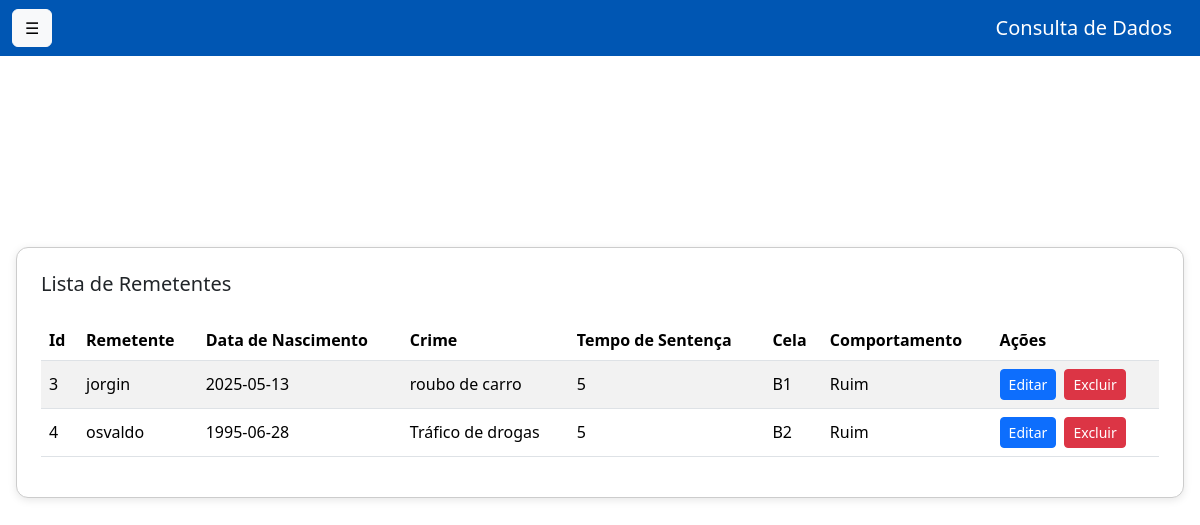
Before: /consulta with the older database file.
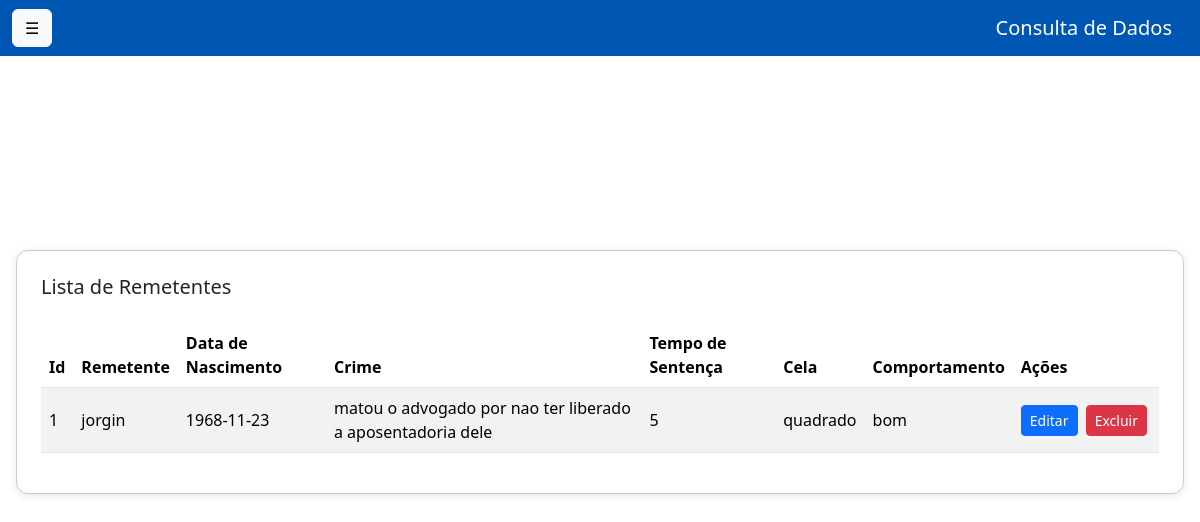
After: the same page with the newer database file.
### tables this page shows
CREATE TABLE Remetentes (
    id INTEGER PRIMARY KEY AUTOINCREMENT,
    remetente TEXT NOT NULL,
    data_nascimento DATE NOT NULL,
    crime TEXT NOT NULL,
    tempo_sentenca TEXT NOT NULL,
    cela TEXT NOT NULL,
    comportamento TEXT NOT NULL
);

### main.py (the view)
@app.get("/consulta", response_class=HTMLResponse)
async def consulta_get(request: Request):
    consultas = repo.remetente_repo.obter_remetentes_por_pagina(12, 0)
    return templates.TemplateResponse("consulta.html", {
        "request": request,
        "consultas": consultas,
        "modo_edicao": None
    })

### templates/consulta.html (shortened to what this page needs)
<!DOCTYPE html>
<html lang="pt-br">
<head>
    <link href="https://cdn.jsdelivr.net/npm/bootstrap@5.3.6/dist/css/bootstrap.min.css" rel="stylesheet" />
</head>
<body>
    <nav class="navbar navbar-expand-lg navbar-dark navbar-custom">
        <div class="container-fluid">
            <button class="btn btn-light me-3" id="sidebarToggle">
                &#9776;
            </button>
            <a class="navbar-brand" href="#">Consulta de Dados</a>
        </div>
    </nav>
    <div class="centered-content">
        <div class="card p-4">
            <h5 class="card-title mb-4">Lista de Remetentes</h5>
            <div class="table-responsive">
                <table class="table table-striped align-middle">
                    <thead>
                        <tr>
                            <th>Id</th>
                            <th>Remetente</th>
                            <th>Data de Nascimento</th>
                            <th>Crime</th>
                            <th>Tempo de Sentença</th>
                            <th>Cela</th>
                            <th>Comportamento</th>
                            <th>Ações</th>
                        </tr>
                    </thead>
                    <tbody>
                        {% for consulta in consultas %}
                        <tr>
                            <form method="post" action="/atualizar">
                                <td>{{ consulta.id }}
                                </td>
                                <td>
                                    <span class="text-span">{{ consulta.remetente }}</span>
                                </td>
                                <td>
                                    <span class="text-span">{{ consulta.data_nascimento }}</span>
                                </td>
                                <td>
                                    <span class="text-span">{{ consulta.crime }}</span>
                                </td>
                                <td>
                                    <span class="text-span">{{ consulta.tempo_sentenca }}</span>
                                </td>
                                <td>
                                    <span class="text-span">{{ consulta.cela }}</span>
                                </td>
                                <td>
                                    <span class="text-span">{{ consulta.comportamento }}</span>
                                </td>
                                <td class="acoes">
                                    <button type="button" class="btn btn-sm btn-primary btn-editar">Editar</button>
                                    <form method="post" action="/excluir/{{ consulta.id }}" style="display:inline;">
                                        <button type="submit" class="btn btn-sm btn-danger">Excluir</button>
                                    </form>
                                </td>
                            </form>
                        </tr>
                        {% endfor %}
                    </tbody>
                </table>
            </div>
        </div>
    </div>
</body>
</html>

### templates/consulta.html (style rules this page uses)
.navbar { position: fixed; top: 0; width: 100%; z-index: 1001; }
.navbar-custom { background-color: #0056b3; }
#sidebarToggle { width: 40px; }
.centered-content { display: flex; justify-content: center; align-items: center; height: calc(100vh - 56px); padding: 1rem; }
.card { border: 1px solid #ccc; border-radius: 12px; box-shadow: 0 2px 8px rgba(0, 0, 0, 0.1); background-color: white; width: 100%; max-width: 1200px; }
.acoes { white-space: nowrap; }
.btn-sm { margin-right: 4px; }

Changed rows visible on the page:
removed Remetentes: id "3", remetente "jorgin", data_nascimento "2025-05-13", crime "roubo de carro", tempo_sentenca "5", cela "B1", comportamento "Ruim"
removed Remetentes: id "4", remetente "osvaldo", data_nascimento "1995-06-28", crime "Tráfico de drogas", tempo_sentenca "5", cela "B2", comportamento "Ruim"
added Remetentes: id "1", remetente "jorgin", data_nascimento "1968-11-23", crime "matou o advogado por nao ter liberado a aposentadoria dele", tempo_sentenca "5", cela "quadrado", comportamento "bom"
